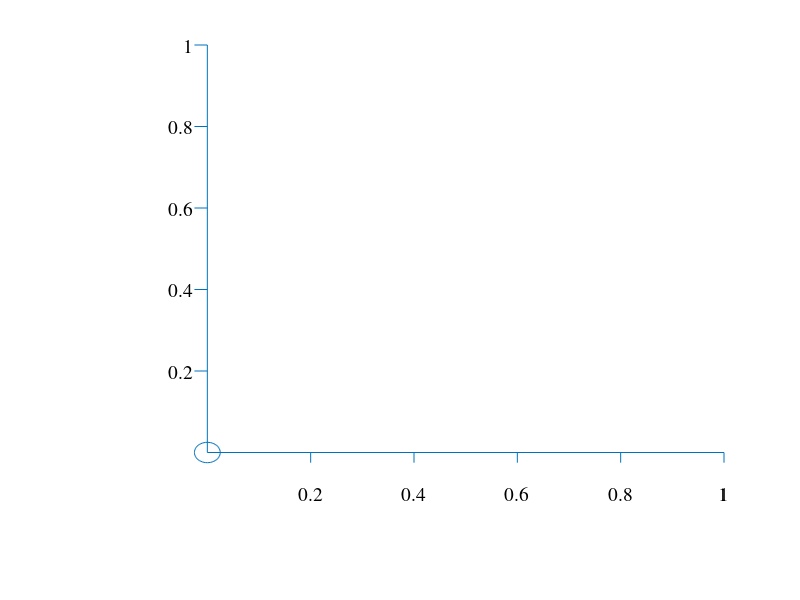

MATLAB code for this plot:
function zeroAxes(axesHandle, tickRatio, fontSize, fontName)

% ZEROAXES A function to move the axes crossing point to the origin.
%
%	Description:
%
%	ZEROAXES(AXESHANDLE, TICKRATIO, FONTSIZE, FONTNAME) moves the
%	crossing point of the axes to the origin.
%	 Arguments:
%	  AXESHANDLE - the handle of the axes to zero.
%	  TICKRATIO - the ratio of the axis length to the tick length
%	   (default 0.025).
%	  FONTSIZE - the font size for the axes (default 14).
%	  FONTNAME - the name of the font for the axes (default 'times').
%	
%
%	See also
%	PLOT


%	Copyright (c) 2005 Neil D. Lawrence
% 	zeroAxes.m CVS version 1.4
% 	zeroAxes.m SVN version 797
% 	last update 2010-04-14T06:35:49.000000Z

if nargin < 4
  fontName = [];
  if nargin < 3
    fontSize = [];
    if nargin < 2
      tickRatio = [];
      if nargin < 1
        axesHandle = [];
      end
    end
  end
end
if isempty(fontName)
  fontName = 'times';
end
if isempty(fontSize)
  fontSize = 14;
end
if isempty(tickRatio)
  tickRatio = 0.025;
end
if isempty(axesHandle)
  axesHandle = gca;
end
xlim = get(axesHandle, 'xlim');
ylim = get(axesHandle, 'ylim');
axis off
xTickLength = (xlim(2) - xlim(1))*tickRatio;
yTickLength = (ylim(2) - ylim(1))*tickRatio;

xtick = get(axesHandle, 'xtick');
ytick = get(axesHandle, 'ytick');
xaxYpos = 0;
if ylim(1) > 0
  xaxYpos = ylim(1);
elseif ylim(2) < 0
  xaxYpos = ylim(2);
end
line([xlim(1) xlim(2)], [xaxYpos xaxYpos])
for i = 1:length(xtick)
  if xtick(i) == 0
    if any(ytick == 0)
      continue
    end
  end
  line([xtick(i) xtick(i)], xaxYpos+[0 -yTickLength]);
  textHandle = text(xtick(i), xaxYpos-4*yTickLength, num2str(xtick(i)));
  set(textHandle, 'fontsize', fontSize, 'fontname', fontName, ...
		  'horizontalalignment', 'center');
end

yaxXpos = 0;
if xlim(1) > 0
  yaxXpos = xlim(1);
  set(axesHandle, 'xlim', [xlim(1) - xTickLength xlim(2)]);
elseif xlim(2) < 0
  yaxXpos = xlim(2);
  set(axesHandle, 'xlim', [xlim(1) + xTickLength xlim(2)]);
end
line([yaxXpos  yaxXpos], [ylim(1) ylim(2)])
for i = 1:length(ytick)
  if ytick(i) == 0
    if any(xtick ==  0)
      t = 0:pi/24:2*pi;
      xCirc = xTickLength*sin(t);
      yCirc = yTickLength*cos(t);
      line(xCirc', yCirc');
      continue
    end
  end
  line(yaxXpos-[0 xTickLength], [ytick(i) ytick(i)]);
  textHandle = text(yaxXpos - 1.1*xTickLength, ytick(i),  num2str(ytick(i)));
  set(textHandle, 'fontsize', fontSize, 'fontname', fontName, ...
		  'horizontalalignment', 'right');

end
